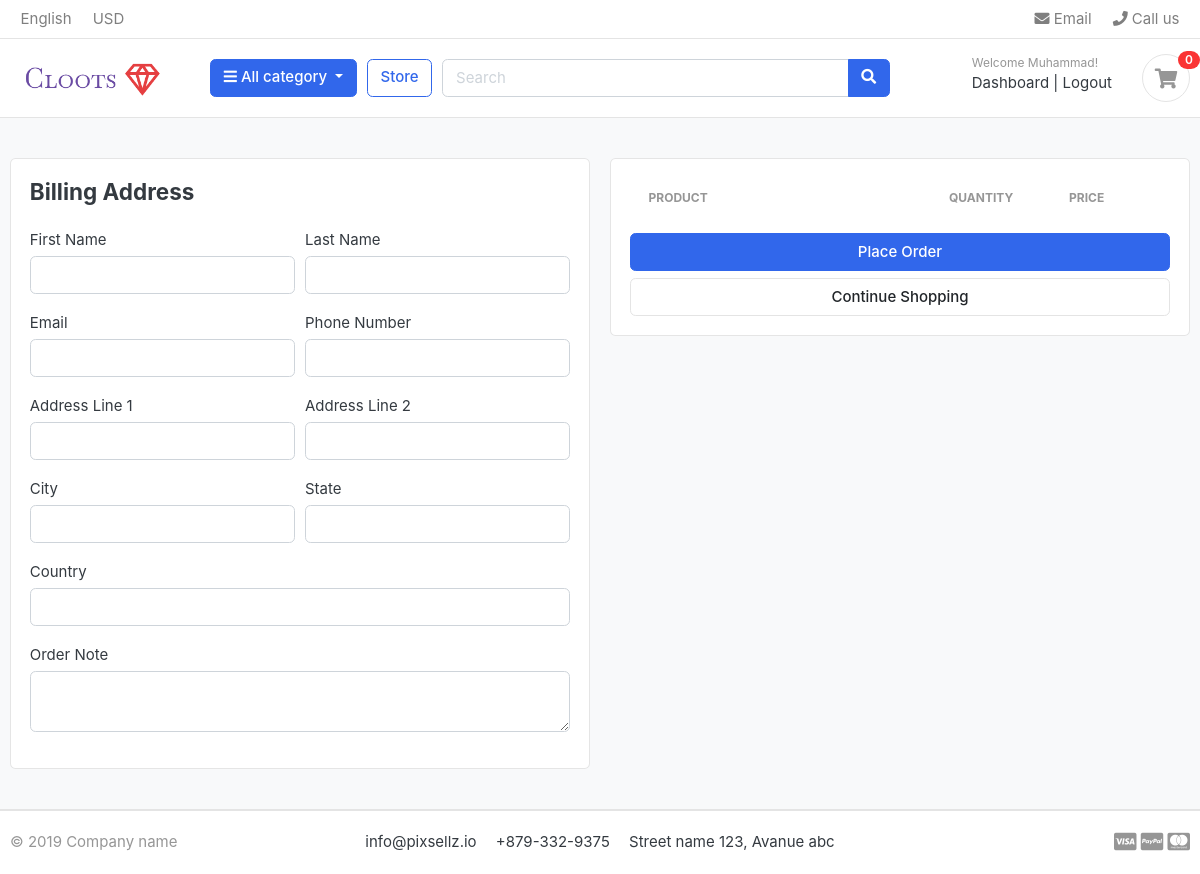
/cart/checkout/ (signed in), run on an earlier commit of the app's database.
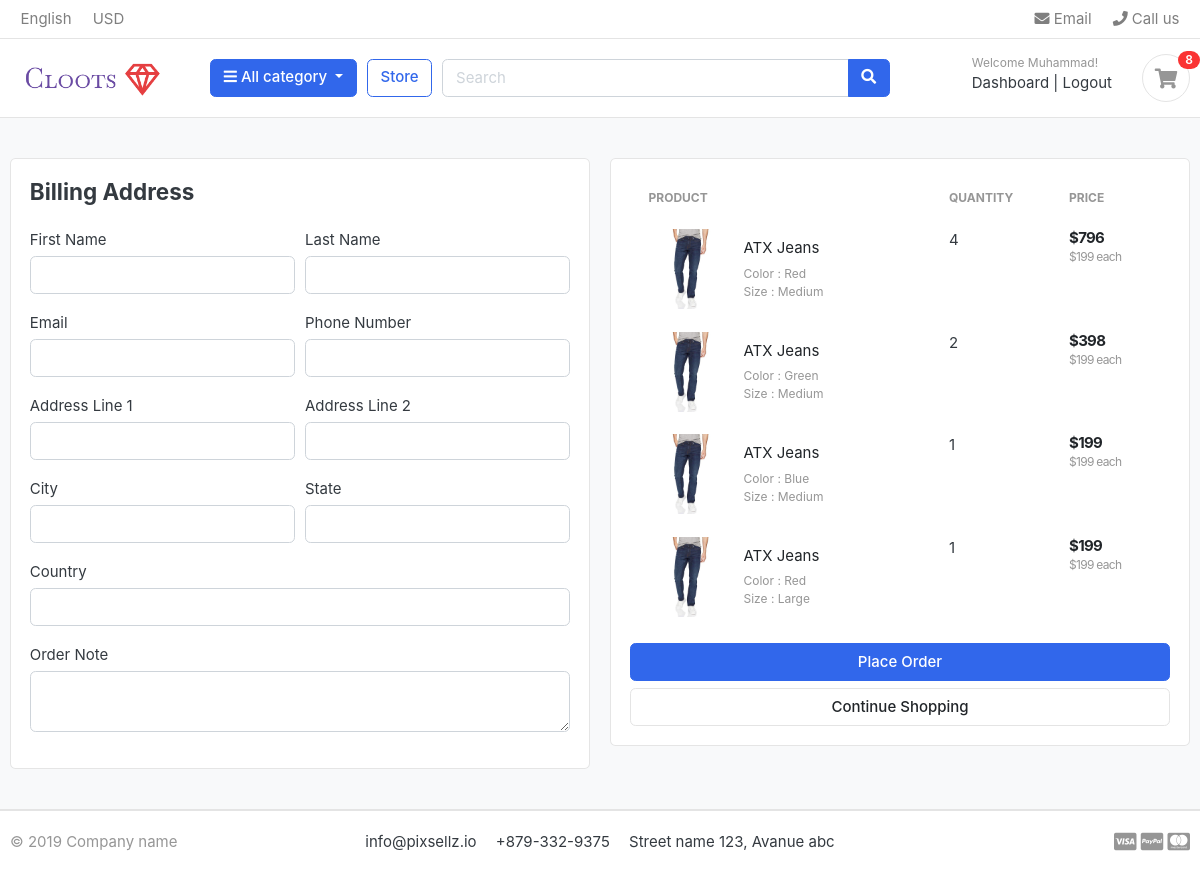
And on a later commit of the database.
### carts/models.py (models this page shows, shortened)
class CartItem(models.Model):
    user = models.ForeignKey(Account, on_delete=models.CASCADE, null=True)
    product = models.ForeignKey(Product, on_delete=models.CASCADE)
    variations = models.ManyToManyField(Variation, blank=True)
    product = models.ForeignKey(Product, on_delete=models.CASCADE)
    cart = models.ForeignKey(Cart, on_delete=models.CASCADE, null=True, blank=True)
    quantity= models.IntegerField()
    is_active= models.BooleanField(default=True)
    def sub_total(self):
        return self.product.price*self.quantity

### store/models.py (models this page shows, shortened)
class Product(models.Model):
    product_name   = models.CharField(max_length=200, unique=True)
    slug           = models.SlugField(max_length=200, unique=True)
    description    = models.TextField(max_length=500, blank=True)
    price          = models.IntegerField()
    image          = models.ImageField(upload_to='photos/products')
    stock          = models.IntegerField()
    is_available   = models.BooleanField(default=True)
    category       = models.ForeignKey(Category, on_delete=models.CASCADE)
    created_date   = models.DateTimeField(auto_now_add=True)
    modified_date  = models.DateTimeField(auto_now=True)
    def get_url(self):
       return reverse('product_detail', args=[self.category.slug, self.slug])

class Variation(models.Model):
   product = models.ForeignKey(Product, on_delete=models.CASCADE)
   variation_category = models.CharField(max_length=100 , choices=variation_category_choice)
   variation_value  =   models.CharField(max_length=100)
   is_active =     models.BooleanField(default=True)
   created_date = models.DateTimeField(auto_now=True)
   objects = VariationManager()

### carts/views.py (the view)
# urls.py: path('checkout/',views.checkout, name='checkout'),
@login_required(login_url='login')
def checkout(request, total=0, quantity=0, cart_item=None):
    cart_items = []   # ✅ define here
    tax = 0
    grand_total = 0
    try:
        if request.user.is_authenticated:
            cart_items = CartItem.objects.filter(user=request.user, is_active=True)
        else:
            cart = Cart.objects.get(cart_id=_cart_id(request))
            cart_items = CartItem.objects.filter(cart=cart, is_active=True)
        for item in cart_items:
            total += (item.product.price * item.quantity)
            quantity += item.quantity
        tax = (2 * total / 100)
        grand_total = total + tax
    except ObjectDoesNotExist:
        pass
    context = {
        'total': total,
        'quantity': quantity,
        'cart_items': cart_items,
        'tax': tax,
        'grand_total': grand_total,
    }
    return render(request, 'store/checkout.html', context)

### carts/context_processors.py (called while the page is built)
def counter(request):
    cart_count = 0
    if 'admin' in request.path:
        return {}
    else:
        try:
            cart =Cart.objects.filter(cart_id=_cart_id(request))
            if request.user.is_authenticated:
                cart_items = CartItem.objects.all().filter(user= request.user)
            else:
                cart_items = CartItem.objects.all().filter(cart=cart[:1])
            for cart_item in cart_items:
                cart_count += cart_item.quantity
        except Cart.DoesNotExist:
            cart_count = 0
    return dict(cart_count=cart_count)

### carts/views.py (called while the page is built)
def _cart_id(request):
    cart= request.session.session_key
    if not cart:
        cart = request.session.create()
    return cart

### category/context_processors.py (called while the page is built)
def menu_links(request):
    links= Category.objects.all()
    return dict(links=links)

### category/models.py (called while the page is built)
    def get_url(self):
          return reverse('products_by_category', args=[self.slug])

### templates/store/checkout.html (shortened to what the changed rows need)
{% extends "base.html" %}
{% load static %}
{% block content %}
<section class="section-content padding-y bg">
  <div class="container">
    <div class="row">
      <aside class="col-lg-6">
        <div class="card">
          <div class="card-body">
            <table class="table table-borderless table-shopping-cart">
              <thead class="text-muted">
                <tr class="small text-uppercase">
                  <th scope="col">Product</th>
                  <th scope="col" width="120">Quantity</th>
                  <th scope="col" width="120">Price</th>
                </tr>
              </thead>
              <tbody>
                {% for cart_item in cart_items %}
                <tr>
                  <td>
                    <figure class="itemside align-items-center">
                      <div class="aside">
                        <img src="{{ cart_item.product.image.url }}" class="img-sm" />
                      </div>
                      <figcaption class="info">
                        <a href="{{ cart_item.product.get_url }}" class="title text-dark">
                          {{ cart_item.product.product_name }}
                        </a>
                        <p class="text-muted small">
                          {% if cart_item.variations.all %}
                            {% for item in cart_item.variations.all %}
                              {{ item.variation_category|capfirst }} : {{ item.variation_value|capfirst }}<br>
                            {% endfor %}
                          {% endif %}
                        </p>
                      </figcaption>
                    </figure>
                  </td>
                  <td>
                  <label for="">{{ cart_item.quantity }}</label>
                  </td>
                  <td>
                    <div class="price-wrap">
                      <var class="price">${{ cart_item.sub_total }}</var>
                      <small class="text-muted">${{ cart_item.product.price }} each</small>
                    </div>
                  </td>
                </tr>
                {% endfor %}
              </tbody>
            </table>
          </div>
        </div>
      </aside>
    </div>
  </div>
</section>
{% endblock %}

### templates/includes/navbar.html (shortened to what this page needs)
{% load static %}
<header class="section-header">
  <nav class="navbar p-md-0 navbar-expand-sm navbar-light border-bottom">
    <div class="container">
      <div class="collapse navbar-collapse" id="navbarTop4">
        <ul class="navbar-nav mr-auto">
          <li class="nav-item dropdown">
            <a href="#" class="nav-link"> English </a>
          </li>
          <li class="nav-item dropdown">
            <a href="#" class="nav-link"> USD </a>
          </li>
        </ul>
        <ul class="navbar-nav">
          <li>
            <a href="#" class="nav-link">
              <i class="fa fa-envelope"></i> Email
            </a>
          </li>
          <li>
            <a href="#" class="nav-link">
              <i class="fa fa-phone"></i> Call us
            </a>
          </li>
        </ul>
      </div>
    </div>
  </nav>
  <section class="header-main border-bottom">
    <div class="container">
      <div class="row align-items-center">
        <div class="col-lg-2 col-md-3 col-6">
          <a href="{% url 'home' %}" class="brand-wrap">
            <img class="logo" src="{% static 'images/logo.png' %}" />
          </a>
        </div>
        <div class="col-lg col-sm col-md col-6 flex-grow-0">
          <div class="category-wrap dropdown d-inline-block float-right">
            <button
              type="button"
              class="btn btn-primary dropdown-toggle"
              data-toggle="dropdown"
            >
              <i class="fa fa-bars"></i> All category
            </button>
          </div>
        </div>
        <a href="{% url 'store' %}" class="btn btn-outline-primary">Store</a>
        <div class="col-lg col-md-6 col-sm-12 col">
          <form action="{% url 'search' %}" class="search" method="GET">
            <div class="input-group w-100">
              <input
                type="text"
                class="form-control"
                style="width: 60%"
                placeholder="Search"
                name="keyword"
              />
              <div class="input-group-append">
                <button class="btn btn-primary" type="submit">
                  <i class="fa fa-search"></i>
                </button>
              </div>
            </div>
          </form>
        </div>
        <div class="col-lg-3 col-sm-6 col-8 order-2 order-lg-3">
          <div class="d-flex justify-content-end mb-3 mb-lg-0">
            {% if user.is_authenticated %}
            <div class="widget-header">
              <small class="title text-muted"
                >Welcome {{ user.first_name }}!</small
              >
              <div>
                <a href="{% url 'dashboard' %}">Dashboard</a><span class="dark-transp"> | </span>
                <a href="{% url 'logout' %}">Logout</a>
              </div>
            </div>
            {% endif %}
            <a href="{% url 'cart' %}" class="widget-header pl-3 ml-3">
              <div class="icon icon-sm rounded-circle border">
                <i class="fa fa-shopping-cart"></i>
              </div>
              <span class="badge badge-pill badge-danger notify"
                >{{cart_count}}</span
              >
            </a>
          </div>
        </div>
      </div>
    </div>
  </section>
</header>

What changed in the data, as far as the page shows it:
added CartItem: product.image (picture), product.product_name "ATX Jeans", quantity "4", sub_total "796", product.price "199"
now on this page (row unchanged): Variation: variation_category "Color", variation_value "Red"
now on this page (row unchanged): Variation: variation_category "Size", variation_value "Medium"
added CartItem: product.image (picture), product.product_name "ATX Jeans", quantity "2", sub_total "398", product.price "199"
now on this page (row unchanged): Variation: variation_category "Color", variation_value "Green", shown under "ATX Jeans"
added CartItem: product.image (picture), product.product_name "ATX Jeans", quantity "1", sub_total "199", product.price "199"
now on this page (row unchanged): Variation: variation_category "Color", variation_value "Blue", shown under "ATX Jeans"
added CartItem: product.image (picture), product.product_name "ATX Jeans", quantity "1", sub_total "199", product.price "199"
now on this page (row unchanged): Variation: variation_category "Size", variation_value "Large", shown under "ATX Jeans"
Also different on the page:
{{ cart_count }}: "0" → "8"
